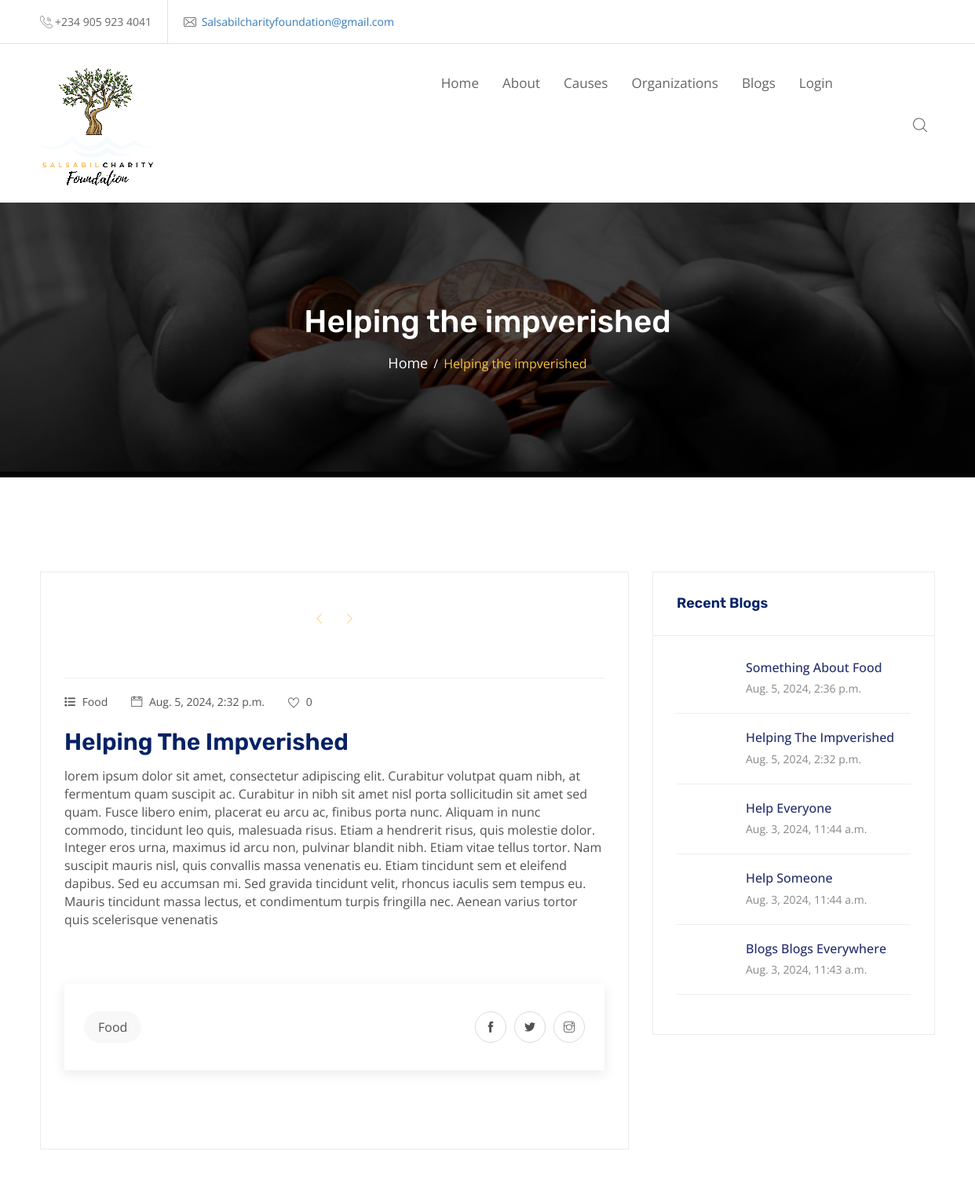
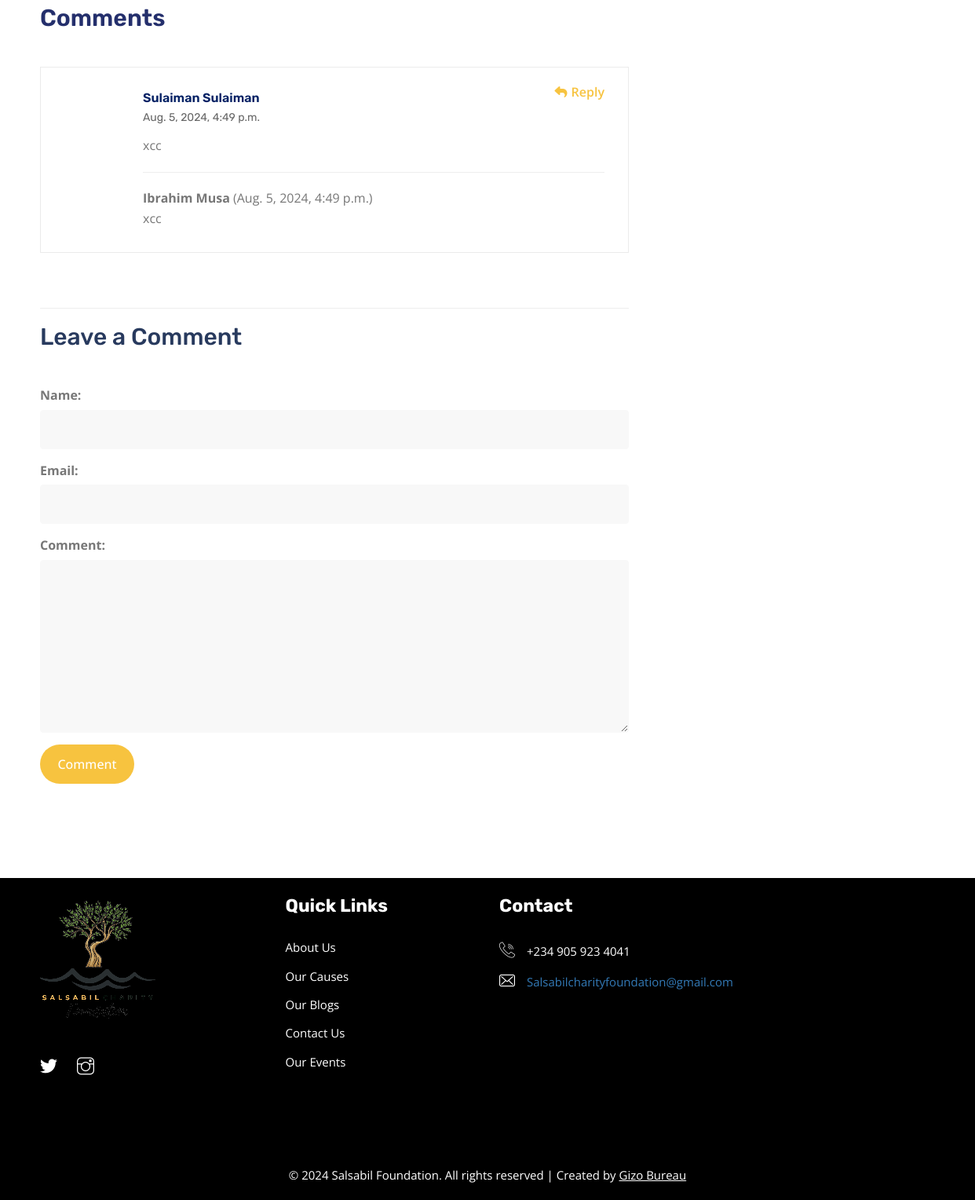
/blog/helping-the-impverished, run on the app's committed database (2 pictures, top to bottom).
### charity/models.py (models this page shows, shortened)
class Blog(models.Model):
    food = 'Food'
    water = 'Water'
    education = 'Education'
    charity = 'Charity'
    medical_aid = 'Medical Aid'
    category_choices = [
        (food , 'Food'), (water ,'Water'), (education, 'Education'), (charity, 'Charity'), (medical_aid, 'Medical Aid')
    ]
    slug = models.SlugField(max_length=150, blank=True, null=True)
    title = models.CharField(max_length=70)
    message = models.TextField()
    image_1 = ResizedImageField(size=[400, 300], quality=100, crop=['middle', 'center'], upload_to='blogs')
    image_2 = ResizedImageField(size=[400, 300], quality=100, crop=['middle', 'center'], upload_to='blogs', blank=True, null=True)
    image_3 = ResizedImageField(size=[400, 300], quality=100, crop=['middle', 'center'], upload_to='blogs', blank=True, null=True)
    date_posted = models.DateTimeField(auto_now_add=True)
    likes = models.PositiveIntegerField(default=0)
    category = models.CharField(max_length=50, choices=category_choices)

class Comment(models.Model):
    blog = models.ForeignKey(Blog, related_name='comments', on_delete=models.CASCADE)
    name = models.CharField(max_length=70)
    email = models.EmailField(max_length=254)
    comment = models.TextField()
    created_at = models.DateTimeField(auto_now_add=True)
    parent = models.ForeignKey('self', null=True, blank=True, related_name='replies', on_delete=models.CASCADE)
    class Meta:
        verbose_name_plural = 'Blogs comments'

### charity/views.py (the view, shortened to what this page needs)
# urls.py: path('blog/<slug>', views.blog_detail, name="blog"),
def blog_detail(request, slug):
    blog = Blog.objects.get(slug=slug)
    blogs = Blog.objects.all().order_by('-id')[:5]
    comments = blog.comments.filter(parent__isnull=True).order_by('-created_at')
    comment_form = CommentForm()
    context = {
        'blog': blog,
        'blogs': blogs,
        'comments': comments,
        'comment_form': comment_form
    }
    return render(request, 'blog-single.html', context)

### charity/form.py
class CommentForm(forms.ModelForm):
    parent = forms.ModelChoiceField(queryset=Comment.objects.all(), widget=forms.HiddenInput(), required=False)
    class Meta:
        model = Comment
        fields = ['name', 'email', 'comment', 'parent']
        widgets = {'parent': forms.HiddenInput()}
    def __init__(self, *args, **kwargs):
        super(CommentForm, self).__init__(*args, **kwargs)
        self.fields['name'].widget.attrs['class']= 'form-control'
        self.fields['email'].widget.attrs['class']= 'form-control'
        self.fields['comment'].widget.attrs['class']= 'form-control'

### templates/blog-single.html (shortened to what this page needs)
{% extends "base.html" %}
{% block content %}
{% include "header.html" %}
        <div class="wpo-breadcumb-area">
            <div class="container">
                <div class="row">
                    <div class="col-12">
                        <div class="wpo-breadcumb-wrap">
                            <h2>{{blog.title}}</h2>
                            <ul>
                                <li><a href="{% url 'home' %}">Home</a></li>
                                <li><span>{{blog.title}}</span></li>
                            </ul>
                        </div>
                    </div>
                </div>
            </div>
        </div>
        <section class="wpo-blog-single-section section-padding">
            <div class="container">
                <div class="row">
                    <div class="col col-md-8">
                        <div class="wpo-wpo-blog-content ">
                            <div class="post format-gallery">
                                <div class="entry-media post-slider">
                                </div>
                                <ul class="entry-meta"><hr>
                                    <li><a href="#"><i class="fa-solid fa-list"></i> {{blog.category}}</a></li>
                                    <li><a href="#"><i class="ti-calendar"></i> {{blog.date_posted}}</a></li>
                                    <li>
                                        <a href="#" class="like-button" data-id="{{ blog.id }}" data-url="{% url 'like_blog' blog.id %}">
                                            <i class="ti-heart"></i> <span class="like-count">{{ blog.likes }}</span>
                                        </a>
                                    </li>
                                </ul>
                                <h2>{{blog.title|title}}</h2>
                                {{blog.message}}
                            </div>
                            <div class="tag-share clearfix">
                                <div class="tag">
                                    <ul>
                                        <li><a href="#">{{blog.category}}</a></li>
                                    </ul>
                                </div>
                                <div class="share">
                                    <ul>
                                        <li><a href="https://www.facebook.com/sharer/sharer.php?u={{ request.build_absolute_uri }}" target="_blank"><i class="ti-facebook"></i></a></li>
                                        <li><a href="https://twitter.com/intent/tweet?url={{ request.build_absolute_uri }}&text={{ blog.title }}" target="_blank"><i class="ti-twitter-alt"></i></a></li>
                                        <li><a href="https://www.instagram.com/?url={{ request.build_absolute_uri }}" target="_blank"><i class="ti-instagram"></i></a></li>
                                    </ul>
                                </div>
                            </div>
                        </div>
                        <div class="comments-area">
                            <div class="comments-section">
                                <h3 class="comments-title">Comments</h3>
                                <ol class="comments">
                                    {% for comment in comments %}
                                    <li class="comment even thread-even depth-1" id="comment-1">
                                        <div id="div-comment-1">
                                            <div class="comment-main-area">
                                                <div class="comment-wrapper">
                                                    <div class="comments-meta">
                                                        <h4>{{comment.name|title}} <span class="comments-date">{{comment.created_at}}</span></h4>
                                                    </div>
                                                    <div class="comment-area">
                                                        <p>{{comment.comment}} </p>
                                                        <div class="form-submit">
                                                            <a class="comment-reply-link" data-comment-id="{{ comment.id }}" href="#"><i class="fa fa-reply" aria-hidden="true"></i><span>Reply</span></a>
                                                        </div>
                                                        <hr>
                                                         {% for reply in comment.replies.all %}
                                                         <div class="reply">
                                                             <p><strong>{{ reply.name|title }}</strong> ({{ reply.created_at }})</p>
                                                             <p>{{ reply.comment }}</p>
                                                         </div>
                                                        {% endfor %}
                                                    </div>
                                                </div>
                                            </div>
                                        </div>
                                    </li>
                                    {% empty %}
                                    <p>No comments yet.</p>
                                    {% endfor %}
                                </ol>
                            </div>
                        </div>
                         <div class="comment-respond">
                    <hr>
                            <h3 class="comment-reply-title">Leave a Comment</h3>
                            <form method="post"  class="comment-form">
                                {{comment_form.as_p}}
                                <div class="form-submit">
                                    <input  value="Comment" type="submit">
                                </div>
                            </form>
                        </div>
                    </div>
                    <div class="col col-md-4">
                        <div class="wpo-blog-sidebar">
                            <div class="widget recent-post-widget">
                                <h3>Recent blogs</h3>
                                {% for blog in blogs %}
                                <div class="posts">
                                    <div class="post">
                                        <div class="img-holder">
                                        </div>
                                        <div class="details">
                                            <h4><a href="{% url 'blog' blog.slug %}">{{blog.title|title}}</a></h4>
                                            <span class="date">{{blog.date_posted}}</span>
                                        </div>
                                    </div>
                                </div>
                                <hr>
                                {% endfor %}
                            </div>
                        </div>
                    </div>
                </div>
            </div>
        </section>
        <div class="wpo-ne-footer">
{% endblock content %}

### data on the page
Blog: title "Helping the impverished", category "Food", date_posted "Aug. 5, 2024, 2:32 p.m.", likes "0", title "Helping The Impverished", message "lorem ipsum dolor sit amet, consectetur adipiscing elit. Curabitur volutpat quam nibh, at fermentum quam suscipit ac. Curabitur in nibh sit amet nisl porta sollicitudin sit amet sed quam. Fusce libero enim, placerat eu arcu ac, finibus porta nunc. Aliquam in nunc commodo, tincidunt leo quis, malesuada risus. Etiam a hendrerit risus, quis molestie dolor. Integer eros urna, maximus id arcu non, pulvinar blandit nibh. Etiam vitae tellus tortor. Nam suscipit mauris nisl, quis convallis massa venenatis eu. Etiam tincidunt sem et eleifend dapibus. Sed eu accumsan mi. Sed gravida tincidunt velit, rhoncus iaculis sem tempus eu. Mauris tincidunt massa lectus, et condimentum turpis fringilla nec.…"
Comment: name "Sulaiman Sulaiman", created_at "Aug. 5, 2024, 4:49 p.m.", comment "xcc"
Comment: name "Ibrahim Musa", created_at "Aug. 5, 2024, 4:49 p.m.", comment "xcc"
Blog: title "Something About Food", date_posted "Aug. 5, 2024, 2:36 p.m."
Blog: title "Help Everyone", date_posted "Aug. 3, 2024, 11:44 a.m."
Blog: title "Help Someone", date_posted "Aug. 3, 2024, 11:44 a.m."
Blog: title "Blogs Blogs Everywhere", date_posted "Aug. 3, 2024, 11:43 a.m."
